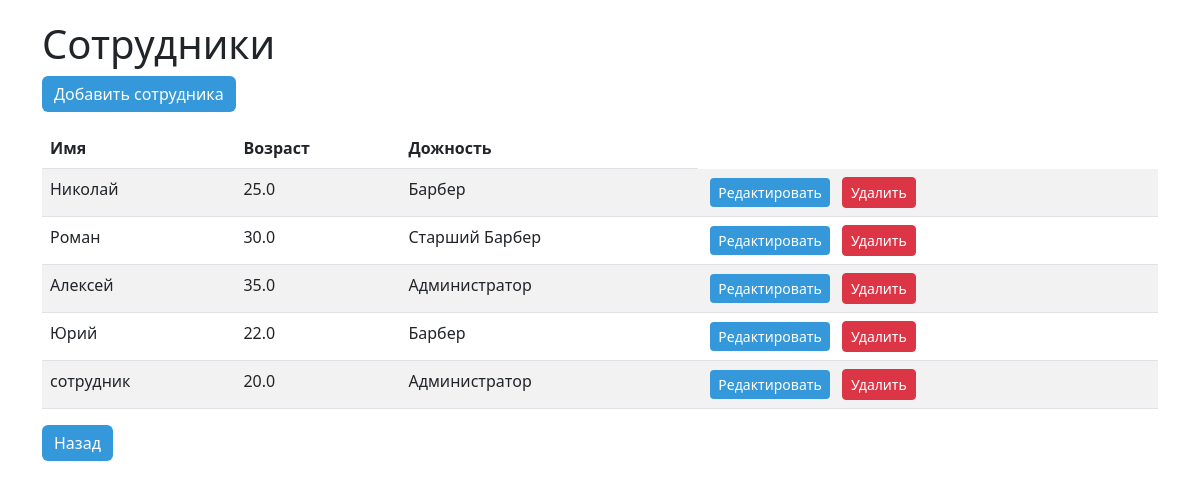
/emp, run on the app's committed database.
### models.py (models this page shows, shortened)
class Employee(db.Model):
    id = db.Column(db.Integer, primary_key=True)
    name = db.Column(db.String(50), nullable=False)
    age = db.Column(db.Float, nullable=False)
    job = db.Column(db.String(250), nullable=False)

### app.py (the view)
@app.route('/emp')
def employee():
    emps=Employee.query.all()
    return render_template('emp.html',emps=emps)

### templates/emp.html (shortened to what this page needs)
<!DOCTYPE html>
<html lang="en">
<head>
    <link href="https://cdn.jsdelivr.net/npm/bootstrap@5.2.3/dist/css/bootstrap.min.css" rel="stylesheet">
    <link rel="stylesheet" href="https://cdnjs.cloudflare.com/ajax/libs/font-awesome/4.7.0/css/font-awesome.min.css">
    <link rel="stylesheet" href="{{ url_for('static', filename='custom.css') }}">
</head>
<body>
<div class="container">
    <h1>Сотрудники </h1>
    <a href="addemp" class="btn btn-primary mb-3">Добавить сотрудника</a>
    <table class="table table-striped">
        <thead>
            <tr>
                <th>Имя</th>
                <th>Возраст</th>
                <th>Дожность</th>
            </tr>
        </thead>
        <tbody>
        {%for emp in emps %}
            <tr>
                    <td>{{ emp.name }}</td>
                    <td>{{ emp.age }}</td>
                    <td>{{ emp.job }}</td>
                    <td>
                        <a href="{{ url_for('edit_emp', id=emp.id) }}" class="btn btn-sm btn-primary mx-1">Редактировать</a>
                        <form method="post" action="{{ url_for('delete_emp', id=emp.id) }}" style="display: inline">
                            <button type="submit" class="btn btn-sm btn-danger mx-1">Удалить</button>
                        </form>
                    </td>
            </tr>
        {% endfor %}
        </tbody>
    </table>
    <a href="/" class="btn btn-primary mb-3">Назад</a>
</div>
</body>
</html>

### static/custom.css (style rules this page uses)
:root { --primary-color: #3498db; // голубой --secondary-color: #e74c3c; // красный --text-color: #333; // черный }
h1, h2, h3 { color: var(--text-color); }
.btn-primary { background-color: var(--primary-color); color: #fff; border: none; }
.container { margin-top: 20px; }
body { background-color: #5b638200; }
a { color: #00d3fd; text-decoration: underline; }

### data on the page
Employee: name "Николай", age "25.0", job "Барбер"
Employee: name "Роман", age "30.0", job "Старший Барбер"
Employee: name "Алексей", age "35.0", job "Администратор"
Employee: name "Юрий", age "22.0", job "Барбер"
Employee: name "сотрудник", age "20.0", job "Администратор"
